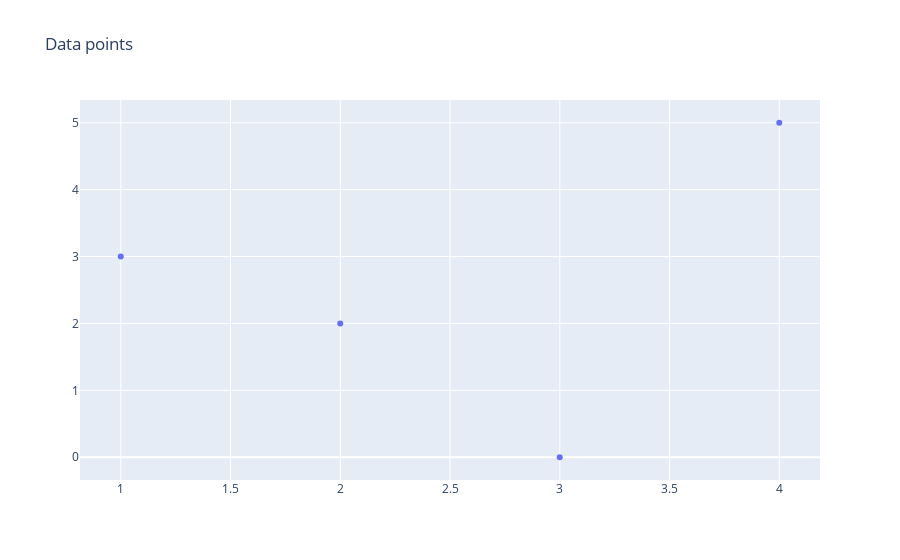
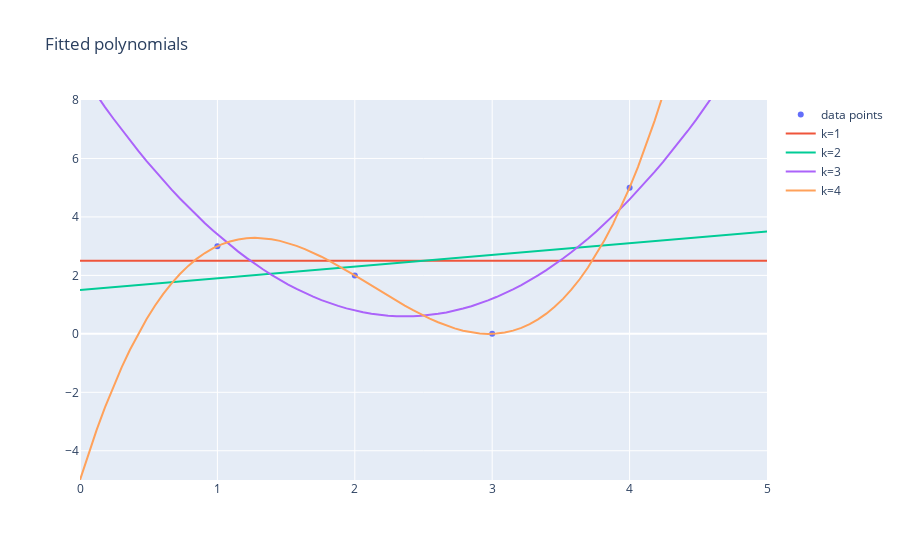
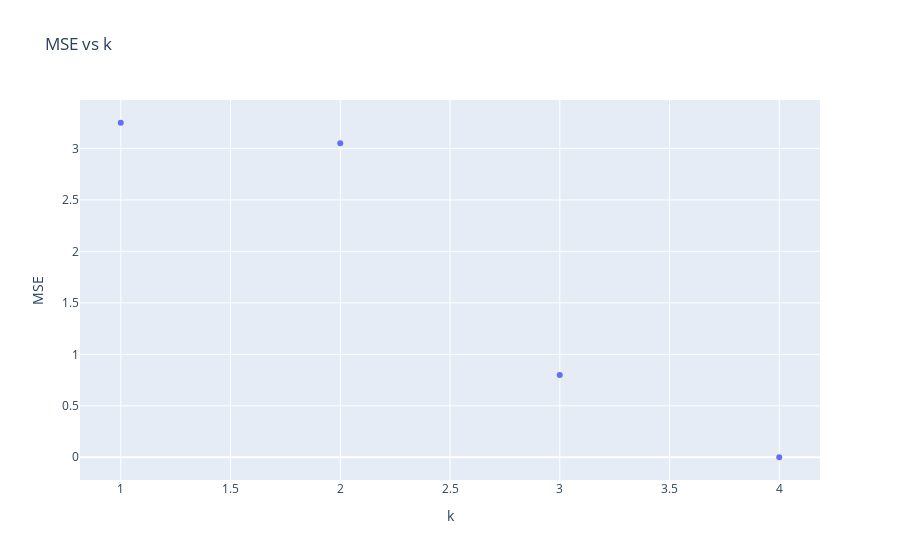

Source (notebook cell) for these figures, in order:
### Markdown cell above
#### a

#### b
 
#### c

### Code cell
org_pts = go.Figure(
    data=go.Scatter(
        x=x[:, 0],
        y=y[:, 0],
        mode="markers",
        hovertemplate="<br>x=%{x}</br>y=%{y}<extra></extra>",
        name="data points",
    )
)

org_pts.update_layout(title="Data points")
org_pts.show()

MSE_k = []

for k in range(1, 5):
    X = make_linear_X_matrix(x, k=k)

    W = np.linalg.pinv(X.T @ X) @ X.T @ y

    pts_x = np.linspace(0, 6, 100, dtype=float).reshape((100, 1))
    pts_X = make_linear_X_matrix(pts_x, k=k)
    pts_y = pts_X @ W

    equation = write_equation(k, W)

    X = make_linear_X_matrix(x, k=k)
    predicted_y = X @ W

    MSE_k.append(calculate_MSE(y, predicted_y))
    print(f"k={k} : ", equation)
    print(f"k={k} : MSE {MSE_k[-1]}")

    org_pts.add_trace(
        go.Scatter(
            x=pts_x[:, 0], y=pts_y[:, 0], name="k=" + str(k), hovertemplate=f"k={k}"
        )
    )


org_pts.update_layout(
    title="Fitted polynomials", yaxis_range=[-5, 8], xaxis_range=[-0, 5]
)

org_pts.show()

MSE_vs_k = go.Figure(
    data=go.Scatter(
        x=np.arange(1, 5, 1),
        y=MSE_k,
        mode="markers",
        hovertemplate="<br>x=%{x}</br>y=%{y}<extra></extra>",
    )
)
MSE_vs_k.update_layout(
    title="MSE vs k",
    xaxis_title="k",
    yaxis_title="MSE",
)
MSE_vs_k.show()
